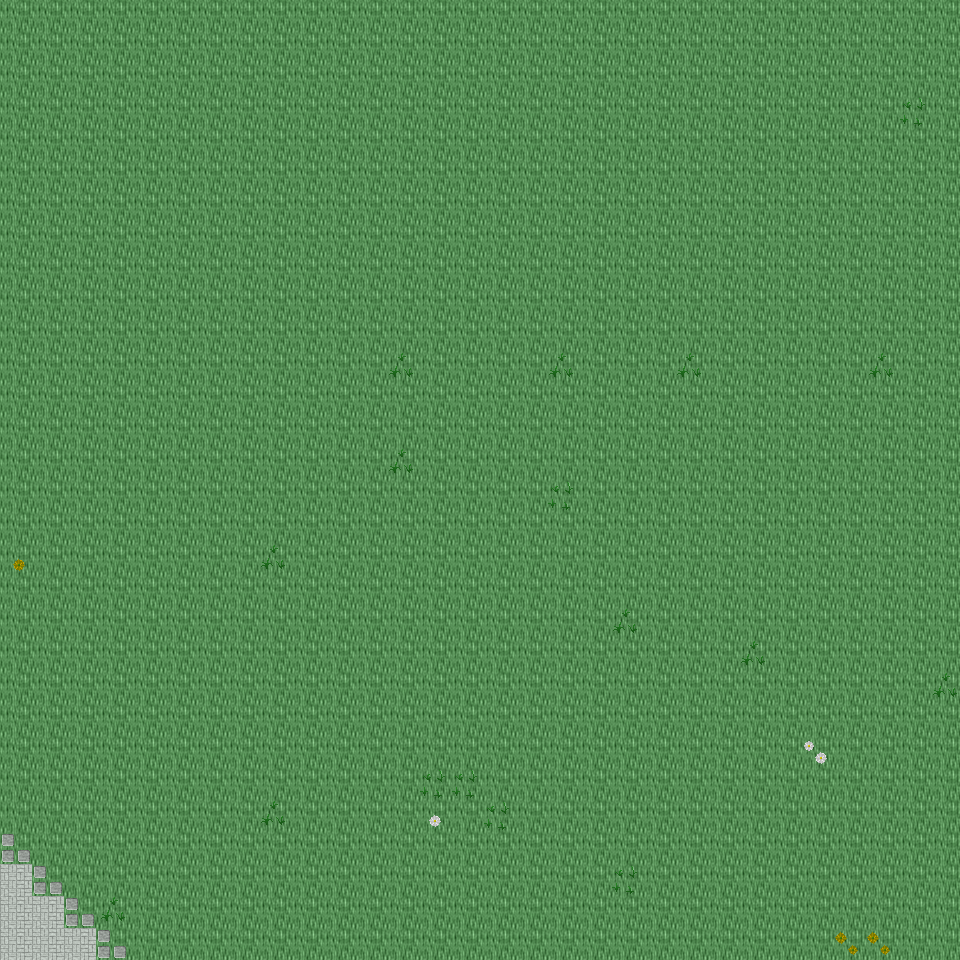

Below is a game level as drawn by its tile map, then a one-line description and the .tmx that defines it (tile-layer data replaced by summaries):
An orthogonal 30x30 tile map with 32x32 px tiles, 6 tile layers (Ground, Object, Object2, Above, ...), 29 tilesets and 3 objects (3x mapExit).

<map version="1.0" orientation="orthogonal" renderorder="right-down" width="30" height="30" tilewidth="32" tileheight="32" nextobjectid="4">
  <tileset firstgid="1" name="tileset_ground_ground" tilewidth="32" tileheight="32" tilecount="33" columns="3">
    <image source="../drawable/tileset_ground_ground.png" width="96" height="352" />
  </tileset>
  <tileset firstgid="34" name="tileset_plant_flower_daisy_white" tilewidth="32" tileheight="32" tilecount="8" columns="2">
    <image source="../drawable/tileset_plant_flower_daisy_white.png" width="64" height="128" />
  </tileset>
  <tileset firstgid="42" name="tileset_plant_grasses" tilewidth="32" tileheight="32" tilecount="6" columns="3">
    <image source="../drawable/tileset_plant_grasses.png" width="96" height="64" />
  </tileset>
  <tileset firstgid="48" name="tileset_plant_flower_daisy_yellow" tilewidth="32" tileheight="32" tilecount="8" columns="2">
    <image source="../drawable/tileset_plant_flower_daisy_yellow.png" width="64" height="128" />
  </tileset>
  <tileset firstgid="56" name="tileset_plant_leaves" tilewidth="32" tileheight="32" tilecount="8" columns="4">
    <image source="../drawable/tileset_plant_leaves.png" width="128" height="64" />
  </tileset>
  <tileset firstgid="64" name="tileset_building_wall_wall_brown" tilewidth="32" tileheight="32" tilecount="12" columns="3">
    <image source="../drawable/tileset_building_wall_wall_brown.png" width="96" height="128" />
  </tileset>
  <tileset firstgid="76" name="tileset_building_wall_stone" tilewidth="32" tileheight="32" tilecount="12" columns="3">
    <image source="../drawable/tileset_building_wall_stone.png" width="96" height="128" />
  </tileset>
  <tileset firstgid="88" name="tileset_plant_bush_bushes" tilewidth="32" tileheight="32" tilecount="10" columns="5">
    <image source="../drawable/tileset_plant_bush_bushes.png" width="160" height="64" />
  </tileset>
  <tileset firstgid="98" name="tileset_plant_cactus" tilewidth="32" tileheight="32" tilecount="2" columns="1">
    <image source="../drawable/tileset_plant_cactus.png" width="32" height="64" />
  </tileset>
  <tileset firstgid="100" name="tileset_plant_stump_stump_brown" tilewidth="32" tileheight="32" tilecount="4" columns="2">
    <image source="../drawable/tileset_plant_stump_stump_brown.png" width="64" height="64" />
  </tileset>
  <tileset firstgid="104" name="tileset_plant_tree_tree_darkgreen" tilewidth="32" tileheight="32" tilecount="88" columns="8">
    <image source="../drawable/tileset_plant_tree_tree_darkgreen.png" width="256" height="352" />
  </tileset>
  <tileset firstgid="192" name="tileset_building_window_window_long" tilewidth="32" tileheight="32" tilecount="3" columns="3">
    <image source="../drawable/tileset_building_window_window_long.png" width="96" height="32" />
  </tileset>
  <tileset firstgid="195" name="tileset_building_door_door_n" tilewidth="32" tileheight="32" tilecount="6" columns="3">
    <image source="../drawable/tileset_building_door_door_n.png" width="96" height="64" />
  </tileset>
  <tileset firstgid="201" name="tileset_building_roof_green" tilewidth="32" tileheight="32" tilecount="20" columns="5">
    <image source="../drawable/tileset_building_roof_green.png" width="160" height="128" />
  </tileset>
  <tileset firstgid="221" name="tileset_plant_vine" tilewidth="32" tileheight="32" tilecount="3" columns="1">
    <image source="../drawable/tileset_plant_vine.png" width="32" height="96" />
  </tileset>
  <tileset firstgid="224" name="tileset_item_corpse_skull_dark" tilewidth="32" tileheight="32" tilecount="2" columns="2">
    <image source="../drawable/tileset_item_corpse_skull_dark.png" width="64" height="32" />
  </tileset>
  <tileset firstgid="226" name="tileset_logic_creature_animal" tilewidth="32" tileheight="32" tilecount="32" columns="8">
    <image source="../drawable/tileset_logic_creature_animal.png" width="256" height="128" />
  </tileset>
  <tileset firstgid="258" name="tileset_logic_creature_elf" tilewidth="32" tileheight="32" tilecount="16" columns="8">
    <image source="../drawable/tileset_logic_creature_elf.png" width="256" height="64" />
  </tileset>
  <tileset firstgid="274" name="tileset_logic_collision" tilewidth="32" tileheight="32" tilecount="1" columns="1">
    <image source="../drawable/tileset_logic_collision.png" width="32" height="32" />
  </tileset>
  <tileset firstgid="275" name="tileset_logic_creature_human_evil" tilewidth="32" tileheight="32" tilecount="16" columns="8">
    <image source="../drawable/tileset_logic_creature_human_evil.png" width="256" height="64" />
  </tileset>
  <tileset firstgid="291" name="tileset_building_door_closed" tilewidth="32" tileheight="32" tilecount="1" columns="1">
    <image source="../drawable/tileset_building_door_closed.png" width="32" height="32" />
  </tileset>
  <tileset firstgid="292" name="tileset_logic_portal" tilewidth="32" tileheight="32" tilecount="24" columns="8">
    <image source="../drawable/tileset_logic_portal.png" width="256" height="96" />
  </tileset>
  <tileset firstgid="316" name="tileset_ground_blue_paving" tilewidth="32" tileheight="32" tilecount="2" columns="1">
    <image source="../drawable/tileset_ground_blue_paving.png" width="32" height="64" />
  </tileset>
  <tileset firstgid="318" name="tileset_ground_green_paving" tilewidth="32" tileheight="32" tilecount="18" columns="3">
    <image source="../drawable/tileset_ground_green_paving.png" width="96" height="192" />
  </tileset>
  <tileset firstgid="336" name="tileset_logic_protection" tilewidth="32" tileheight="32" tilecount="2" columns="2">
    <image source="../drawable/tileset_logic_protection.png" width="64" height="32" />
  </tileset>
  <tileset firstgid="338" name="tileset_object_rotating_crystal" tilewidth="32" tileheight="32" tilecount="48" columns="8">
    <image source="../drawable/tileset_object_rotating_crystal.png" width="256" height="192" />
  </tileset>
  <tileset firstgid="386" name="tileset_light_white_1x1" tilewidth="32" tileheight="32" tilecount="1" columns="1">
    <image source="../drawable/tileset_light_white_1x1.png" width="32" height="32" />
  </tileset>
  <tileset firstgid="387" name="tileset_light_light_5x5" tilewidth="32" tileheight="32" tilecount="25" columns="5">
    <image source="../drawable/tileset_light_light_5x5.png" width="160" height="160" />
  </tileset>
  <tileset firstgid="412" name="tileset_logic_creature_ogre" tilewidth="32" tileheight="32" tilecount="4" columns="4">
    <image source="../drawable/tileset_logic_creature_ogre.png" width="128" height="32" />
  </tileset>
  <layer name="Ground" width="30" height="30">
    <data>[900 cells, 900 non-empty, 2 distinct tile ids]</data>
  </layer>
  <layer name="Object" width="30" height="30">
    <data>[900 cells, 26 non-empty, 7 distinct tile ids]</data>
  </layer>
  <layer name="Object2" width="30" height="30">
    <data>[900 cells, 0 non-empty, 0 distinct tile ids]</data>
  </layer>
  <layer name="Above" width="30" height="30">
    <data>[900 cells, 0 non-empty, 0 distinct tile ids]</data>
  </layer>
  <layer name="Above2" width="30" height="30">
    <data>[900 cells, 0 non-empty, 0 distinct tile ids]</data>
  </layer>
  <layer name="Walkable" width="30" height="30">
    <data>[900 cells, 0 non-empty, 0 distinct tile ids]</data>
  </layer>
  <objectgroup name="MapEvents">
    <object id="1" name="south" type="mapExit" x="0" y="928" width="960" height="32">
      <properties>
        <property name="map" value="level_0_x172_y60" />
        <property name="x" value="0" />
        <property name="y" value="1" />
      </properties>
    </object>
    </objectgroup>
</map>
<!-- 2 of 3 objects omitted -->
